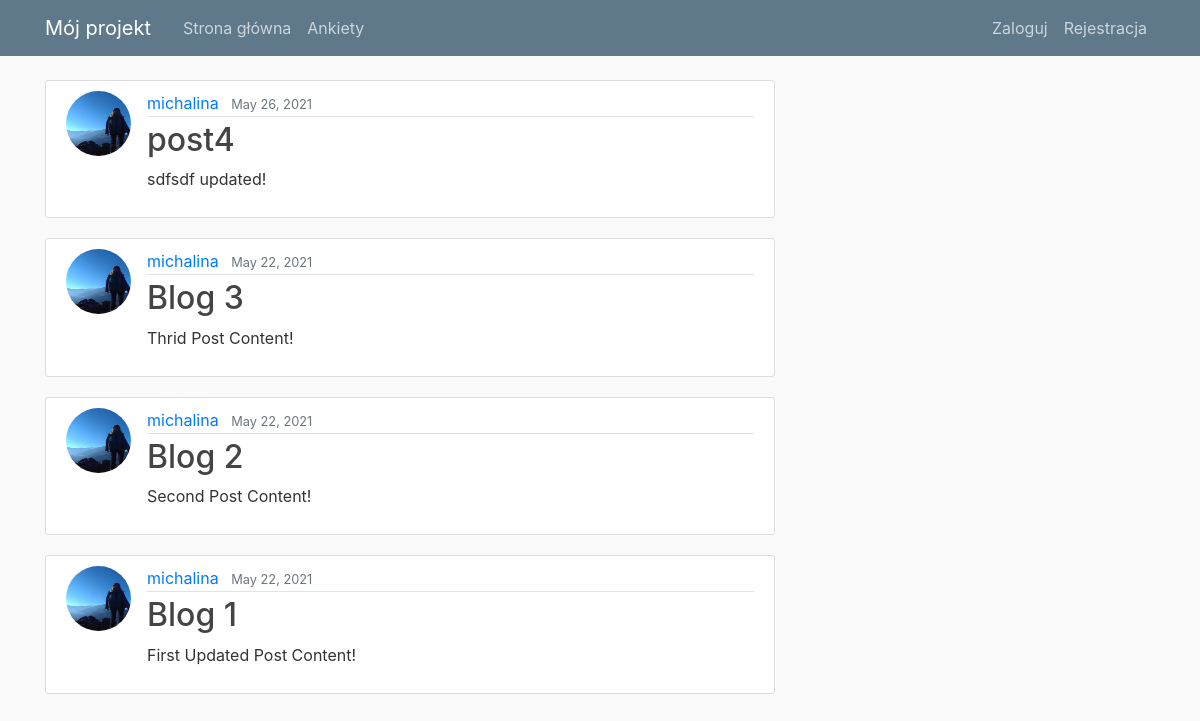
Before: / with the older database file.
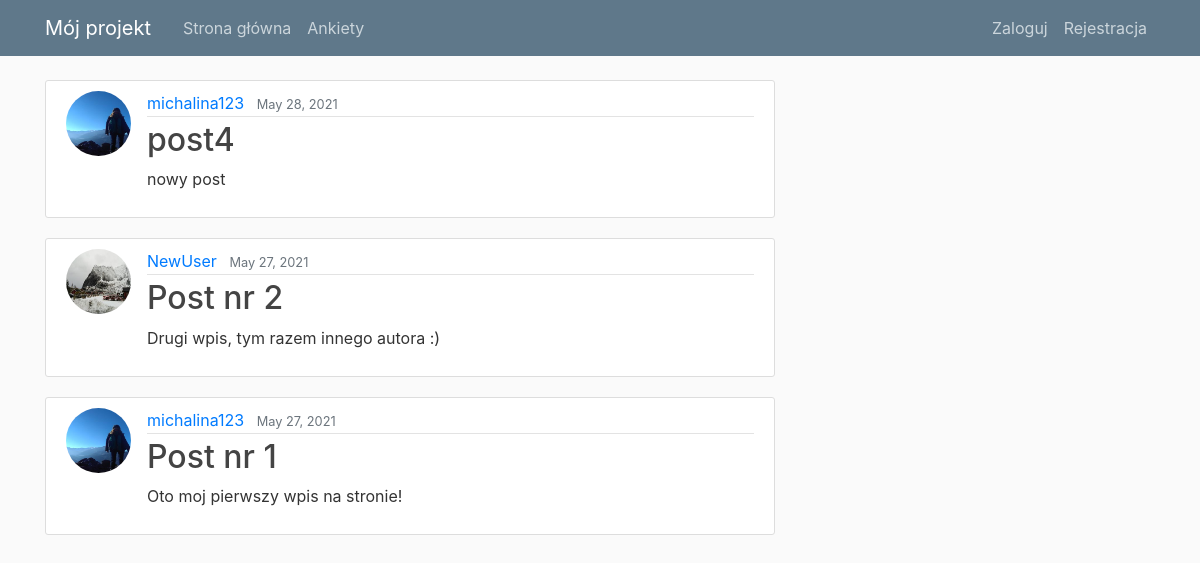
After: the same page with the newer database file.
### blog/models.py (models this page shows, shortened)
class Post(models.Model):
    title = models.CharField(max_length=100)
    content = models.TextField()
    date_posted = models.DateTimeField(default=timezone.now)
    author = models.ForeignKey(User, on_delete=models.CASCADE)

### users/models.py (models this page shows, shortened)
class Profile(models.Model):
    user = models.OneToOneField(User, on_delete=models.CASCADE)
    image = models.ImageField(default='default.jpg', upload_to='profile_pics')

### blog/views.py (the view)
# urls.py: path('', PostListView.as_view(), name='blog-home'),
class PostListView(ListView):
    model = Post
    template_name = 'blog/home.html'
    context_object_name = 'posts'
    ordering = ['-date_posted']

### blog/templates/blog/home.html
{% extends "blog/base.html" %}
{% block content %}
    {% for post in posts %}
        <article class="media content-section">
          <img class="rounded-circle article-img" src="{{ post.author.profile.image.url }}">
          <div class="media-body">
            <div class="article-metadata">
              <a class="mr-2" href="#">{{ post.author }}</a>
              <small class="text-muted">{{ post.date_posted|date:"F d, Y" }}</small>
            </div>
            <h2><a class="article-title" href="{% url 'post-detail' post.id %}">{{ post.title }}</a></h2>
            <p class="article-content">{{ post.content }}</p>
          </div>
        </article>
    {% endfor %}
{% endblock content %}

### blog/templates/blog/base.html (shortened to what this page needs)
{% load static %}
<!DOCTYPE html>
<html>
<head>
    <link rel="stylesheet" href="https://maxcdn.bootstrapcdn.com/bootstrap/4.0.0/css/bootstrap.min.css">
    <link rel="stylesheet" type="text/css" href="{% static 'blog/main.css' %}">
</head>
<body>
    <header class="site-header">
      <nav class="navbar navbar-expand-md navbar-dark bg-steel fixed-top">
        <div class="container">
          <a class="navbar-brand mr-4" href="{% url 'blog-home' %}">Mój projekt</a>
          <div class="collapse navbar-collapse" id="navbarToggle">
            <div class="navbar-nav mr-auto">
              <a class="nav-item nav-link" href="{% url 'blog-home' %}">Strona główna</a>
              <a class="nav-item nav-link" href="http://localhost:8000/polls/">Ankiety</a>
            </div>
            <div class="navbar-nav">
              {% if user.is_authenticated %}
                  <a class="nav-item nav-link" href="{% url 'profile' %}">Profil</a>
                  <a class="nav-item nav-link" href="{% url 'logout' %}">Wyloguj</a>
              {% else %}
                   <a class="nav-item nav-link" href="{% url 'login' %}">Zaloguj</a>
                   <a class="nav-item nav-link" href="{% url 'register' %}">Rejestracja</a>
              {% endif %}
            </div>
          </div>
        </div>
      </nav>
    </header>
    <main role="main" class="container">
  <div class="row">
    <div class="col-md-8">
      {% block content %}{% endblock %}
    </div>
  </div>
</main>
</body>
</html>

### blog/static/blog/main.css (style rules this page uses)
body { background: #fafafa; color: #333333; margin-top: 5rem; }
h1, h2, h3, h4, h5, h6 { color: #444444; }
.bg-steel { background-color: #5f788a; }
.site-header .navbar-nav .nav-link { color: #cbd5db; }
.content-section { background: #ffffff; padding: 10px 20px; border: 1px solid #dddddd; border-radius: 3px; margin-bottom: 20px; }
.article-title { color: #444444; }
.article-content { white-space: pre-line; }
.article-img { height: 65px; width: 65px; margin-right: 16px; }
.article-metadata { padding-bottom: 1px; margin-bottom: 4px; border-bottom: 1px solid #e3e3e3 }

Changed rows visible on the page:
removed Post: author.profile.image (picture), author "michalina", date_posted "May 26, 2021", title "post4", content "sdfsdf updated!"
removed Post: author.profile.image (picture), author "michalina", date_posted "May 22, 2021", title "Blog 3", content "Thrid Post Content!"
removed Post: author.profile.image (picture), author "michalina", date_posted "May 22, 2021", title "Blog 2", content "Second Post Content!"
removed Post: author.profile.image (picture), author "michalina", date_posted "May 22, 2021", title "Blog 1", content "First Updated Post Content!"
added Post: author.profile.image (picture), author "michalina123", date_posted "May 28, 2021", title "post4", content "nowy post"
added Post: author.profile.image (picture), author "NewUser", date_posted "May 27, 2021", title "Post nr 2", content "Drugi wpis, tym razem innego autora :)"
added Post: author.profile.image (picture), author "michalina123", date_posted "May 27, 2021", title "Post nr 1", content "Oto moj pierwszy wpis na stronie!"
